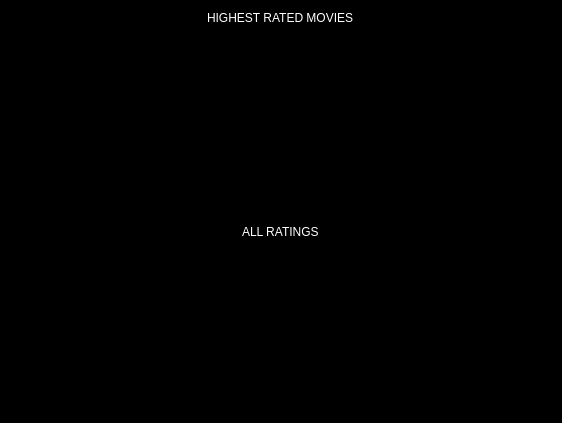
<?xml version="1.0" encoding="UTF-8"?>
<ui version="4.0">
 <class>Form</class>
 <widget class="QWidget" name="Form">
  <property name="geometry">
   <rect>
    <x>0</x>
    <y>0</y>
    <width>562</width>
    <height>423</height>
   </rect>
  </property>
  <property name="windowTitle">
   <string>Form</string>
  </property>
  <property name="styleSheet">
   <string notr="true">QWidget {
	background-color: black;
}

QLabel {
	color: white;
}

QLabel[accessibleName='title'] {
	color: white;
	font-size: 15px;
	font: &quot;Sans Serif Collection&quot;;
	font-weight: bold;
	border: 1px solid white;
	padding-left: 6;
	padding-right: 6;
}</string>
  </property>
  <layout class="QGridLayout" name="gridLayout" rowstretch="0,0,0,0,0">
   <item row="3" column="1" alignment="Qt::AlignHCenter">
    <widget class="QLabel" name="label_11">
     <property name="accessibleName">
      <string>title</string>
     </property>
     <property name="text">
      <string>ALL RATINGS</string>
     </property>
    </widget>
   </item>
   <item row="0" column="0" colspan="3" alignment="Qt::AlignHCenter">
    <widget class="QLabel" name="label">
     <property name="accessibleName">
      <string>title</string>
     </property>
     <property name="text">
      <string>HIGHEST RATED MOVIES</string>
     </property>
    </widget>
   </item>
   <item row="4" column="1">
    <widget class="QWidget" name="widget" native="true">
     <property name="sizePolicy">
      <sizepolicy hsizetype="Expanding" vsizetype="Expanding">
       <horstretch>0</horstretch>
       <verstretch>0</verstretch>
      </sizepolicy>
     </property>
     <layout class="QGridLayout" name="gridLayout_3">
      <property name="verticalSpacing">
       <number>0</number>
      </property>
      <item row="1" column="0">
       <layout class="QGridLayout" name="grid">
        <property name="verticalSpacing">
         <number>0</number>
        </property>
       </layout>
      </item>
      <item row="0" column="0">
       <spacer name="verticalSpacer">
        <property name="orientation">
         <enum>Qt::Vertical</enum>
        </property>
        <property name="sizeType">
         <enum>QSizePolicy::Fixed</enum>
        </property>
        <property name="sizeHint" stdset="0">
         <size>
          <width>20</width>
          <height>60</height>
         </size>
        </property>
       </spacer>
      </item>
     </layout>
    </widget>
   </item>
   <item row="2" column="1">
    <widget class="QWidget" name="images" native="true">
     <property name="sizePolicy">
      <sizepolicy hsizetype="Expanding" vsizetype="Expanding">
       <horstretch>0</horstretch>
       <verstretch>0</verstretch>
      </sizepolicy>
     </property>
     <layout class="QHBoxLayout" name="horizontalLayout_2"/>
    </widget>
   </item>
   <item row="1" column="1">
    <spacer name="verticalSpacer_2">
     <property name="orientation">
      <enum>Qt::Vertical</enum>
     </property>
     <property name="sizeType">
      <enum>QSizePolicy::Fixed</enum>
     </property>
     <property name="sizeHint" stdset="0">
      <size>
       <width>20</width>
       <height>20</height>
      </size>
     </property>
    </spacer>
   </item>
  </layout>
 </widget>
 <resources/>
 <connections/>
</ui>
